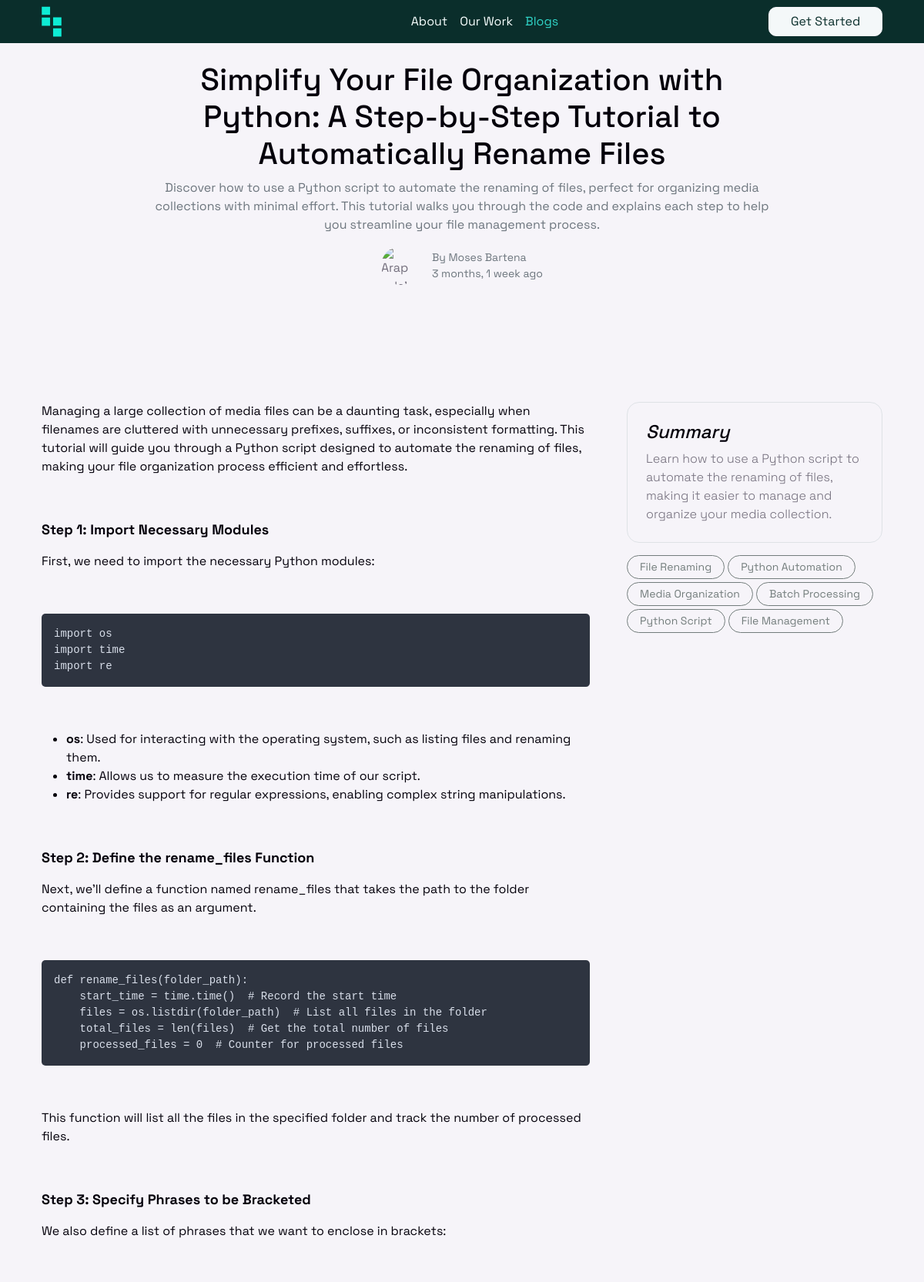
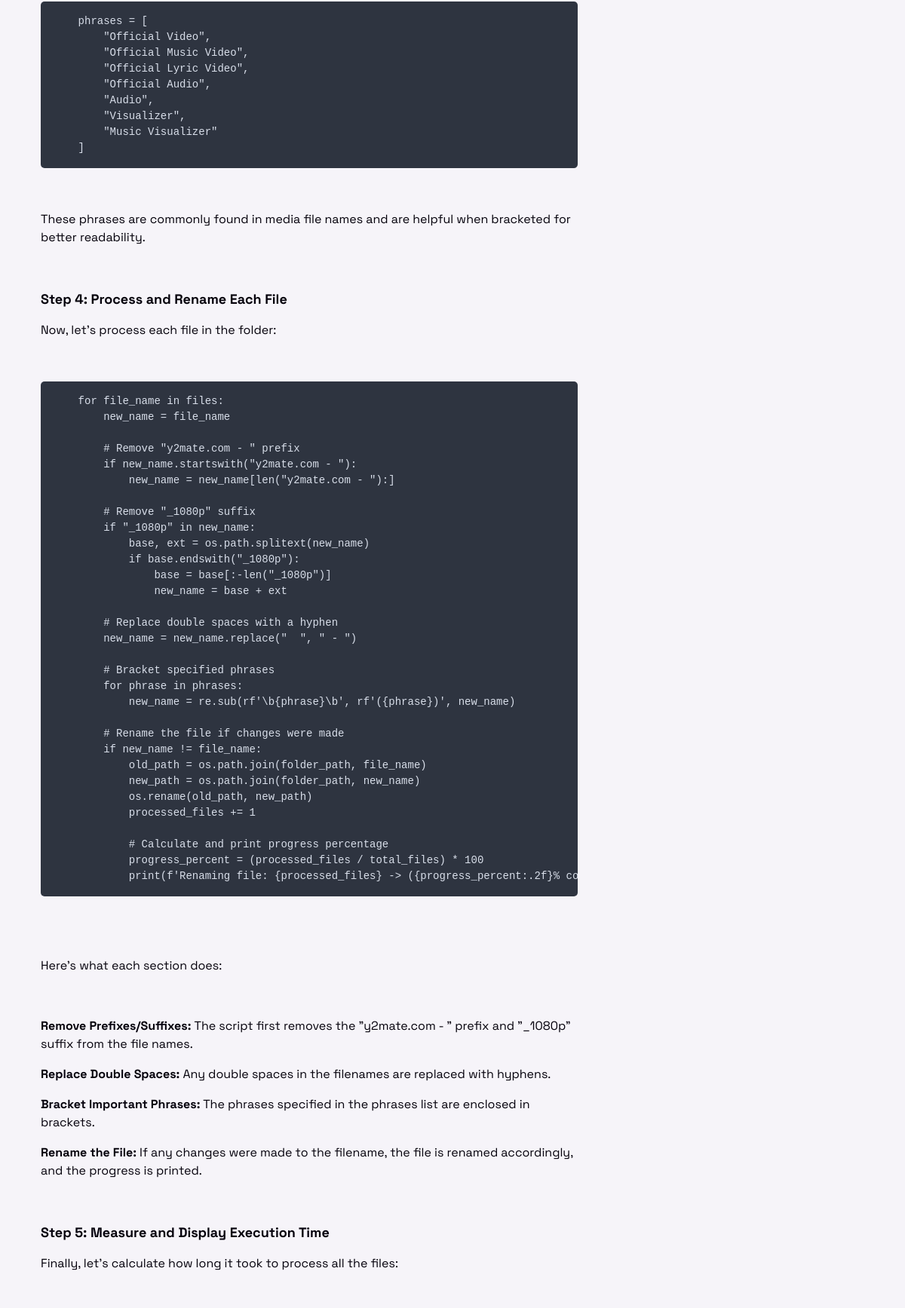
/blogs/simplify-your-file-organization-with-python-a-step-by-step-tutorial-to-automatically-rename-files/ (upper part), run on the app's committed database (2 pictures, top to bottom).
### blogs/models.py (models this page shows, shortened)
class Blog(models.Model):
    title = models.CharField(max_length=200, blank=True, null=True)
    introduction = models.TextField(blank=True, null=True)
    content = models.TextField(blank=True, null=True)
    conclusion = models.TextField(blank=True, null=True)
    tags = models.TextField(blank=True, null=True)
    author = models.CharField(max_length=50, blank=True, null=True)
    category = models.CharField(max_length=50, blank=True, null=True)
    cover = models.ImageField(blank=True, null=True)
    pub_date = models.DateTimeField(
        default=timezone.now, blank=True, null=True)
    summary = models.TextField(blank=True, null=True)
    meta_description = models.TextField(blank=True, null=True)
    meta_keywords = models.TextField(blank=True, null=True)
    slug = models.SlugField(unique=True, null=True, blank=True)
    hit_count_generic = GenericRelation(
        HitCount, object_id_field='object_pk', related_query_name='hit_count_generic_relation')
    thumbnail = ResizedImageField(
        size=[1024, 600], upload_to="blogs/", null=True, blank=True, force_format='JPEG', quality=90,)
    @property
    def meta_url(self):
        return f"www.fourpixels.studio/blogs/{self.slug}/"

### blogs/views.py (the view)
# urls.py: path("<slug:slug>/", blog_detail, name="blog_detail"),
def blog_detail(request, slug):
    blog = get_object_or_404(Blog, slug=slug)
    previous_blog, next_blog = get_previous_and_next_blog(blog)
    if blog.thumbnail:
        meta_thumbnail = blog.thumbnail.url
    else:
        meta_thumbnail = None
    context = {
        'blog': blog,
        'tags': [item.strip() for item in blog.tags.split(',') if item.strip()],
        'previous_blog': previous_blog,
        'next_blog': next_blog,
        'cover_image': blog.cover,
        'title_tag': blog.title,
        "meta_description": blog.meta_description,
        "meta_keywords": blog.meta_keywords,
        'meta_thumbnail': meta_thumbnail,
        'meta_url': blog.meta_url,
    }
    update_views(request, blog)
    return render(request, 'blog_detail.html', context)

### blogs/utils.py (called while the page is built)
def update_views(request, object):
    context = {}
    hit_count = get_hitcount_model().objects.get_for_object(object)
    hits = hit_count.hits
    hitcontext = context["hitcount"] = {"pk": hit_count.pk}
    hit_count_response = HitCountMixin.hit_count(request, hit_count)
    if hit_count_response.hit_counted:
        hit = hits + 1
        hitcontext["hitcounted"] = hit_count_response.hit_counted
        hitcontext["hit_message"] = hit_count_response.hit_message

### blogs/views.py (called while the page is built)
def get_previous_and_next_blog(blog):
    blogs = Blog.objects.order_by('-pub_date')
    blog_index = list(blogs).index(blog)
    previous_blog = None
    next_blog = None
    if blog_index > 0:
        previous_blog = blogs[blog_index - 1]
    if blog_index < len(blogs) - 1:
        next_blog = blogs[blog_index + 1]
    return previous_blog, next_blog

### blogs/templates/blog_detail.html (shortened to what this page needs)
{% extends 'base.html' %}
{% load static %}
{% block body %}
{% load hitcount_tags %}
<main class="container-fluid px-0 mb-5">
    <div class="container my-6">
        <div class="row justify-content-center">
            <div class="col-sm-12 col-lg-9">
                <h1 class="text-center">{{ blog.title }}</h1>
                <p class="text-muted text-center">{{ blog.introduction }}</p>
                <div class="d-flex flex-row gap-3 justify-content-center align-items-center">
                    <img src="{% static 'img/araptala-thumbnail.jpg' %}" alt="Arap Tala's image" style="height: 50px; width: 50px; object-fit: cover; border-radius: 50%;">
                    <div>
                        <p class="text-muted small my-0">By {{ blog.author }}</p>
                        <p class="text-muted small my-0">{{ blog.pub_date|timesince }} ago</p>
                    </div>
                </div>
            </div>
        </div>
    </div>
    <div class="container px-4 mt-5">
        <div class="row justify-content-between g-5">
            <div class="col-md-8 col-sm-12">
                <article class="blog-post summernote-content text-dark">{{ blog.content|safe }}</article>
            </div>
            <div class="col-md-4 col-sm-12">
                <div class="p-4 mb-3 border rounded-4">
                    <h4 class="fst-italic">Summary</h4>
                    <p class="mb-0 fw-300">{{ blog.summary }}</p>
                </div>
                <ul class="list-unstyled d-flex flex-row flex-wrap gap-1">
                    {% for tag in tags %}
                    <li class="btn btn-sm btn-outline-secondary px-3 rounded-pill">{{ tag }}</li>
                    {% endfor %}
                </ul>
            </div>
        </div>
    </div>
</main>
{% endblock %}

### static/css/custom.css (style rules this page uses)
:root { --primary: #30d5c8; --secondary: #6a7877; --light: #f7fffe; --dark: #0a2e2b; }
body { font-family: 'Space Grotesk', sans-serif !important; padding: 0; margin: 0; background-color: #fcfcfc; }
h6, .h6, h5, .h5, h4, .h4, h3, .h3, h2, .h2, h1, .h1 { margin-top: 0; margin-bottom: 0.5rem; font-family: 'Space Grotesk', sans-serif !important; line-height: 1.2; }
h1, .h1 { font-size: calc(1.375rem + 1.5vw); }
@media (min-width: 1200px) { h1, .h1 { font-size: 2.5rem; } }
h4, .h4 { font-size: calc(1.275rem + 0.3vw); }
@media (min-width: 1200px) { h4, .h4 { font-size: 1.5rem; } }
p { margin-top: 0; margin-bottom: 1rem; }
.fw-300 { font-weight: 300 !important; }
.my-6 { padding-top: 5rem; padding-bottom: 5rem; }
.code-dark { background-color: #2e3440; color: #d8dee9; padding: 16px; border-radius: 5px; font-family: 'Courier New', Courier, monospace; overflow-x: auto; }

### blogs/templates/blog_detail.html (style rules this page uses)
.code-dark { background-color: #2e3440; color: #d8dee9; padding: 16px; border-radius: 5px; font-family: 'Courier New', Courier, monospace; overflow-x: auto; }

### data on the page
Blog: title "Simplify Your File Organization with Python: A Step-by-Step Tutorial to Automatically Rename Files", introduction "Discover how to use a Python script to automate the renaming of files, perfect for organizing media collections with minimal effort. This tutorial walks you through the code and explains each step to help you streamline your file management process.", author "Moses Bartena", pub_date "3 months, 1 week", content "Managing a large collection of media files can be a daunting task, especially when filenames are cluttered with unnecessary prefixes, suffixes, or inconsistent formatting. This tutorial will guide you through a Python script designed to automate the renaming of files, making your file organization process efficient and effortless. Step 1: Import Necessary Modules First, we need to import the necessary Python modules: import os import time import re os : Used for interacting with the operating system, such as listing files and renaming them. time : Allows us to measure the execution time of our script. re : Provides support for regular expressions, enabling complex string manipulations. Step…", summary "Learn how to use a Python script to automate the renaming of files, making it easier to manage and organize your media collection."

### other printed values
{{ tag }} "File Renaming" "Python Automation" "Media Organization" "Batch Processing" "Python Script" "File Management"
